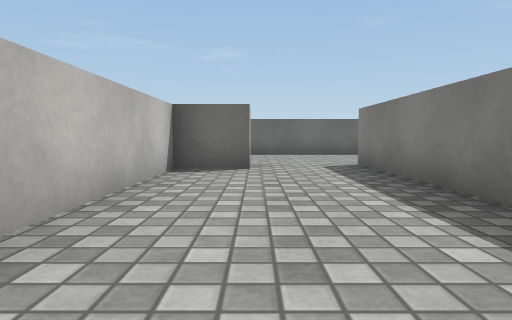
[1] (above)

18 first-person views from a walk through a 3-D level made in the Unity game engine. The camera is 0.59 m above the floor, tilts 4° down and sees 75° across. The floor is counted in squares, 1 m on a side. Each view is taken from the middle of a square. On the plan, view 1 faces up. The plan holds only what a view shows up to about 9 squares ahead; the rest is blank. The player character is not drawn. Surface patterns are stand-ins for the level's own textures.

[2]
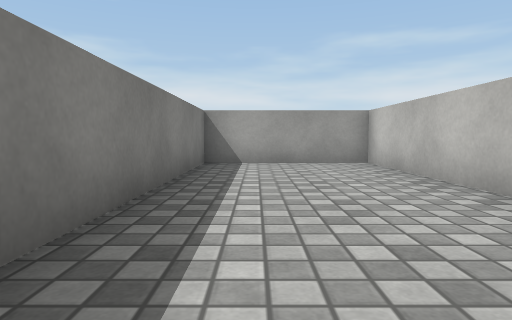

[3]
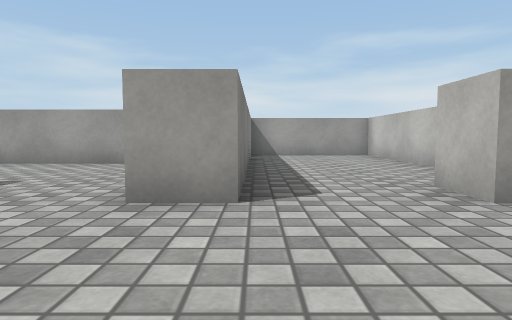

[4]
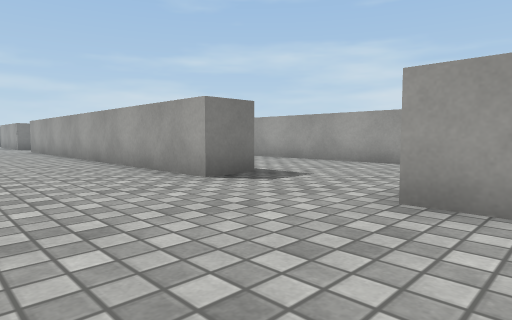

[5]
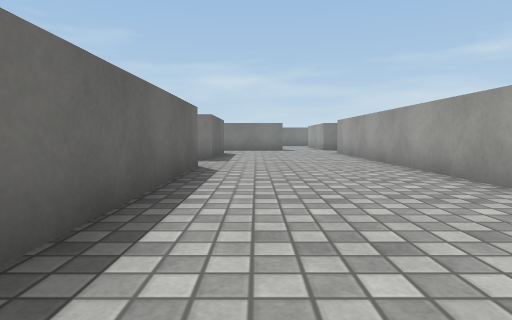

[6]
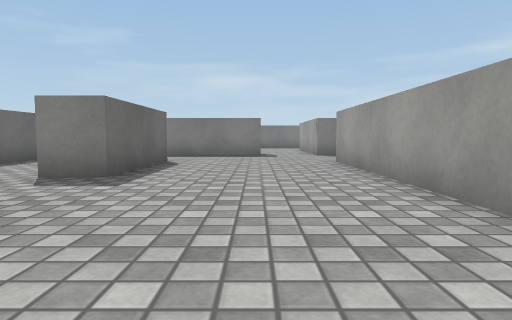

[7]
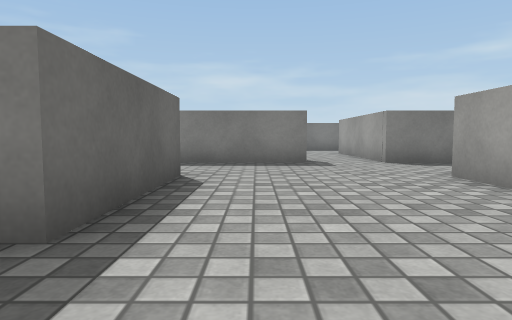

[8]
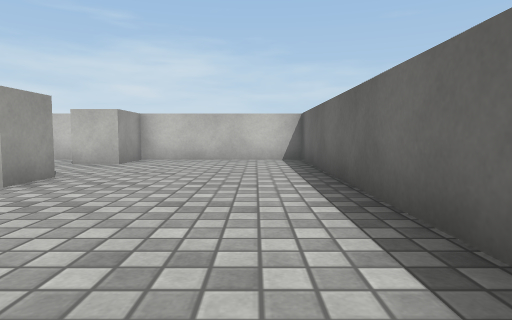

[9]
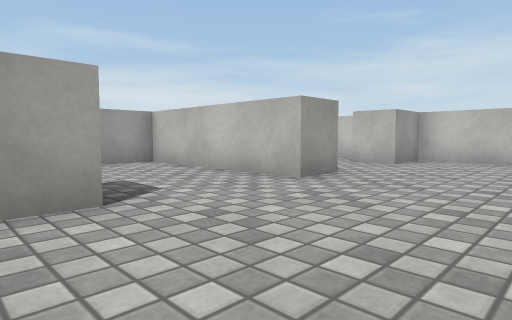

[10]
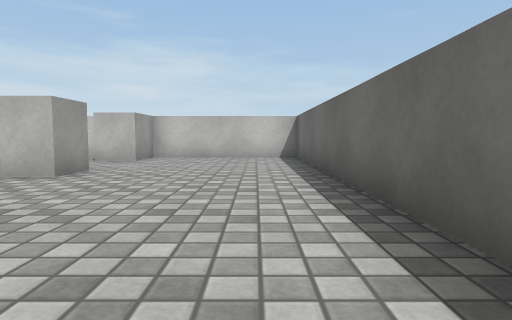

[11]
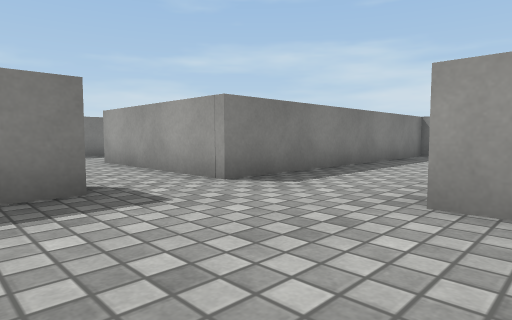

[12]
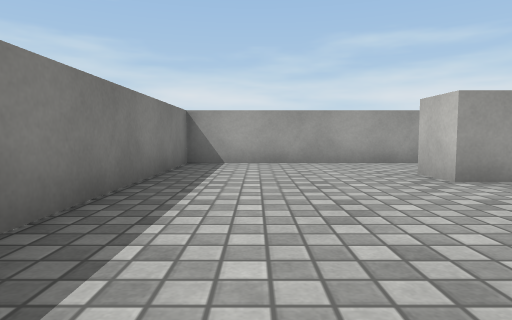

[13]
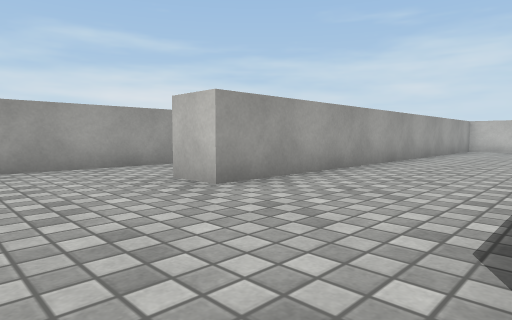

[14]
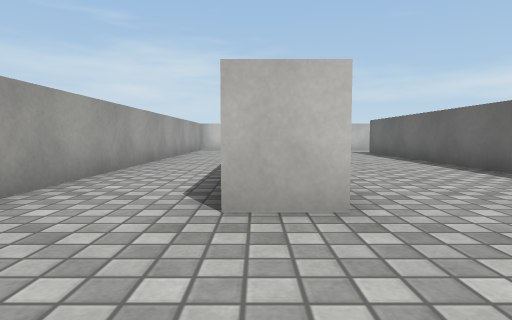

[15]
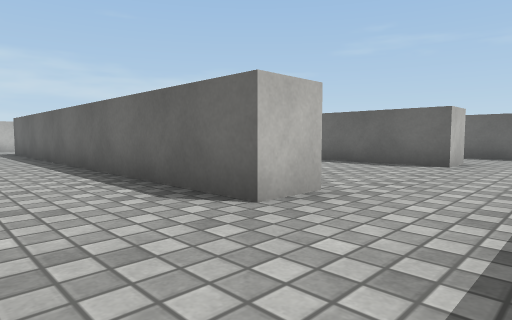

[16]
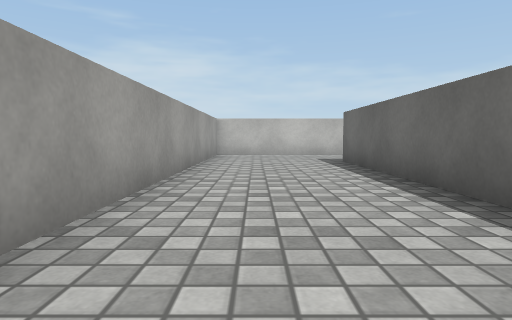

[17]
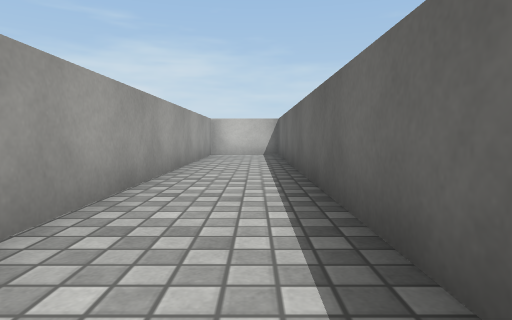

[18]
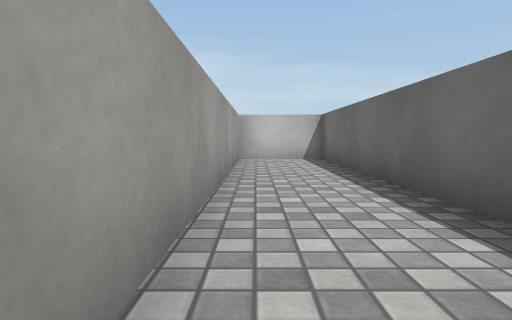

### Floor plan
Points are (right, up) in squares from view 1. A wall is a line through its corners. A room is listed if a view was taken in it or the views show most of it. See-through windows are left out.
Room 1 (views 1, 2)
walls: (-0.1, 7.1) (-0.1, 6.1) (-1.5, 6.1) (-1.5, -0.5) (2.2, -0.5) (2.2, 7.1)
ways out: opening at (1, 6.5) to room 2
Room 2 (views 3, 4, 5, 6, 7, 8, 9, 10, 11, 12, 13)
walls: (11.6, 11.2) (-1.5, 11.2) (-1.5, 7.1) (-0.1, 7.1); (5.9, 6.1) (5.9, 7.1) (16.9, 7.1) (16.9, 6.1); (17.1, 12.2) (17.1, 11.2) (13.8, 11.2) (13.8, 12.2); (2.2, 7.1) (3.2, 7.1) (3.2, 5.4); (19.6, 8.8) (19.6, 11.8); (19.6, 5.4) (19.6, 7.1) (20.6, 7.1)
ways out: opening at (1, 6.5) to room 1; opening at (4.5, 6.5) to room 3; opening at (18.5, 6.5) to room 3; opening at (12.5, 11.5); opening at (18.5, 11.5); opening at (20, 8)
Room 3 (views 14, 15, 16, 17, 18)
walls: (13.1, 1.7) (3.2, 1.7) (3.2, -0.5) (19.6, -0.5) (19.6, 5.4); (16.9, 6.1) (5.9, 6.1); (3.2, 5.4) (3.2, 2.7) (15.4, 2.7) (15.4, 1.6)
ways out: opening at (4.5, 6.5) to room 2; opening at (18.5, 6.5) to room 2

Where each view was taken, in squares from view 1:
view 1: 0 up, 0 right, facing up
view 2: 7 up, 1 right, facing down
view 3: 10 up, 2 right, facing down
view 4: 10 up, 2 right, facing down-right
view 5: 10 up, 5 right, facing right
view 6: 9 up, 9 right, facing right
view 7: 10 up, 12 right, facing right
view 8: 10 up, 7 right, facing left
view 9: 10 up, 7 right, facing down-left
view 10: 10 up, 8 right, facing left
view 11: 10 up, 16 right, facing down-right
view 12: 7 up, 18 right, facing down
view 13: 6 up, 18 right, facing down-left
view 14: 2 up, 18 right, facing left
view 15: 4 up, 19 right, facing up-left
view 16: 4 up, 14 right, facing left
view 17: 1 up, 14 right, facing left
view 18: 0 up, 12 right, facing left
